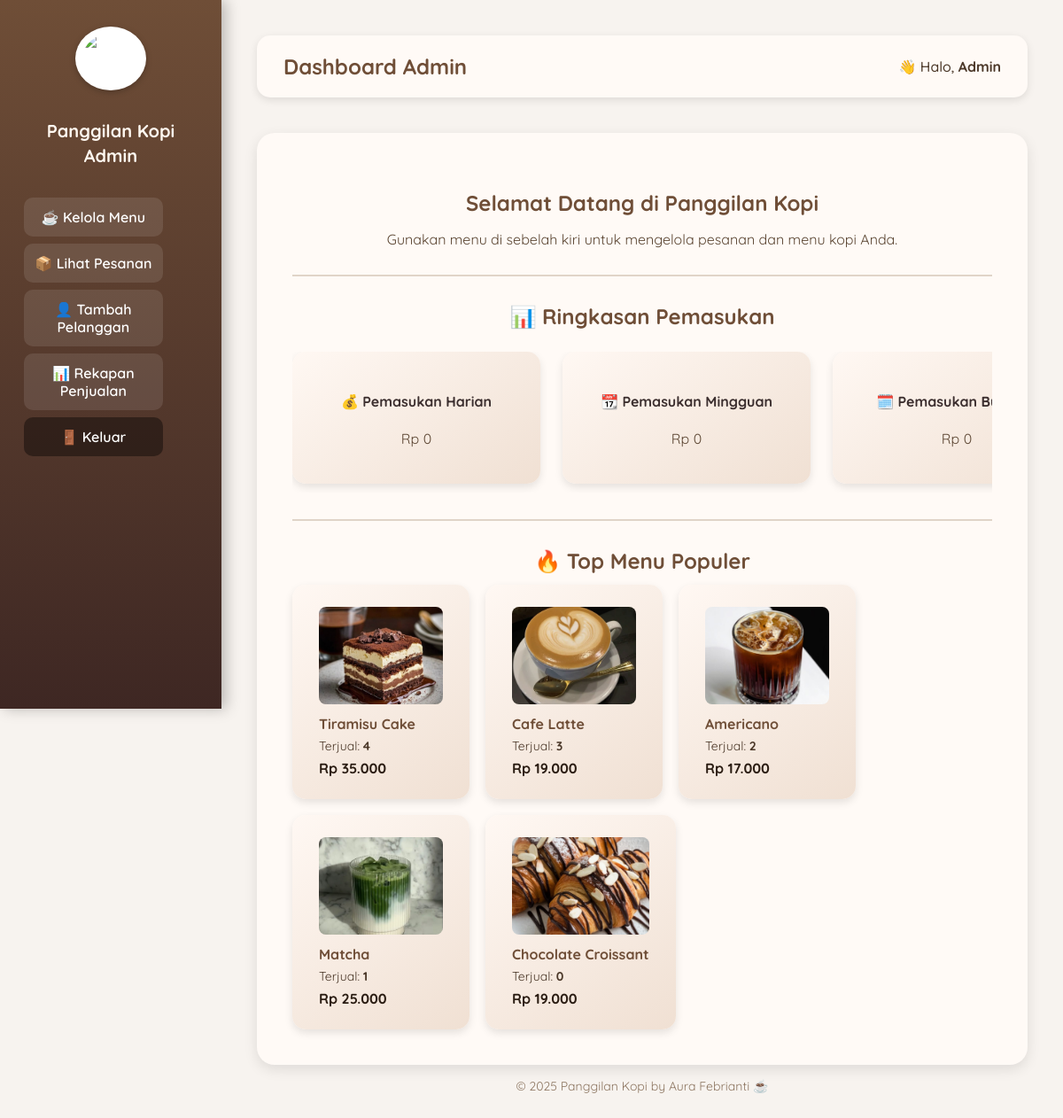
/admin/index.php (signed in), run on the app's committed database.
### tables this page shows
CREATE TABLE `menu` (
  `id` int(11) NOT NULL,
  `name` varchar(100) DEFAULT NULL,
  `category` varchar(50) DEFAULT NULL,
  `price` decimal(10,2) DEFAULT NULL,
  `image` varchar(255) DEFAULT NULL,
  `description` text DEFAULT NULL
);

### admin/index.php (the view, shortened to what this page needs)
<?php
include '../config/db.php';
$harian = mysqli_fetch_assoc(mysqli_query($conn, "
    SELECT SUM(total_price) AS total
    FROM orders
    WHERE DATE(order_date) = CURDATE()
"))['total'] ?? 0;
$mingguan = mysqli_fetch_assoc(mysqli_query($conn, "
    SELECT SUM(total_price) AS total
    FROM orders
    WHERE YEARWEEK(order_date, 1) = YEARWEEK(CURDATE(), 1)
"))['total'] ?? 0;
$bulanan = mysqli_fetch_assoc(mysqli_query($conn, "
    SELECT SUM(total_price) AS total
    FROM orders
    WHERE MONTH(order_date) = MONTH(CURDATE())
    AND YEAR(order_date) = YEAR(CURDATE())
"))['total'] ?? 0;
$popular_query = "
    SELECT m.id, m.name, m.price, m.image, COALESCE(SUM(o.quantity),0) AS total_ordered
    FROM menu m
    LEFT JOIN orders o ON o.menu_id = m.id
    GROUP BY m.id
    ORDER BY total_ordered DESC
    LIMIT 5
";
$popular = mysqli_query($conn, $popular_query);
?>
<!DOCTYPE html>
<html lang="id">
<head>
<link rel="stylesheet" href="assets/style/admin_style.css">
</head>
<body>
<div class="sidebar">
    <img src="https://cdn-icons-png.flaticon.com/512/924/924514.png" alt="Coffee Icon">
    <h2>Panggilan Kopi<br>Admin</h2>
    <div class="menu">
        <a href="menu.php">☕ Kelola Menu</a>
        <a href="orders.php">📦 Lihat Pesanan</a>
        <a href="add_customer.php">👤 Tambah Pelanggan</a>
        <a href="rekapan.php">📊 Rekapan Penjualan</a>
        <a href="../logout.php" class="logout" onclick="return confirm('Anda yakin ingin keluar dari akun?')">🚪 Keluar</a>
    </div>
</div>
<div class="content">
    <header>
        <h2>Dashboard Admin</h2>
        <div class="user-info">
            👋 Halo, <b><?= htmlspecialchars($_SESSION['user']['name']); ?></b>
        </div>
    </header>
    <div class="dashboard-main">
        <h3>Selamat Datang di Panggilan Kopi</h3>
        <p>Gunakan menu di sebelah kiri untuk mengelola pesanan dan menu kopi Anda.</p>
        <hr style="margin: 30px 0; border: 1px solid #e0d4c8;">
        <h3>📊 Ringkasan Pemasukan</h3>
        <div class="cards">
            <div class="card">
                <h4>💰 Pemasukan Harian</h4>
                <p>Rp <?= number_format($harian, 0, ',', '.'); ?></p>
            </div>
            <div class="card">
                <h4>📆 Pemasukan Mingguan</h4>
                <p>Rp <?= number_format($mingguan, 0, ',', '.'); ?></p>
            </div>
            <div class="card">
                <h4>🗓️ Pemasukan Bulanan</h4>
                <p>Rp <?= number_format($bulanan, 0, ',', '.'); ?></p>
            </div>
        </div>
        <hr style="margin: 30px 0; border: 1px solid #e0d4c8;">
        <h3>🔥 Top Menu Populer</h3>
        <div style="display:flex; gap:18px; flex-wrap:wrap; margin-top:12px;">
            <?php if($popular && mysqli_num_rows($popular) > 0): ?>
                <?php while($p = mysqli_fetch_assoc($popular)): ?>
                    <div class="card" style="min-width:200px; max-width:220px; text-align:left;">
                        <?php if (!empty($p['image']) && file_exists('../uploads/menu/'.$p['image'])): ?>
                            <img src="../uploads/menu/<?= htmlspecialchars($p['image']) ?>" alt="<?= htmlspecialchars($p['name']) ?>" style="width:100%; height:110px; object-fit:cover; border-radius:8px; margin-bottom:8px;">
                        <?php else: ?>
                            <div style="width:100%; height:110px; background:#f2e5d9; display:flex;align-items:center;justify-content:center;border-radius:8px;margin-bottom:8px;">No Image</div>
                        <?php endif; ?>
                        <strong style="display:block; margin-bottom:6px; color:#6f4e37;"><?= htmlspecialchars($p['name']) ?></strong>
                        <div style="font-size:14px; color:#4b3829; margin-bottom:6px;">Terjual: <b><?= (int)$p['total_ordered'] ?></b></div>
                        <div style="color:#2b1d13; font-weight:700;">Rp <?= number_format($p['price'],0,',','.') ?></div>
                    </div>
                <?php endwhile; ?>
            <?php else: ?>
                <p>Tidak ada data penjualan.</p>
            <?php endif; ?>
        </div>
    </div>
    <footer>
        &copy; <?= date('Y'); ?> Panggilan Kopi by Aura Febrianti ☕
    </footer>
</div>
</body>
</html>

### admin/assets/style/admin_style.css (style rules this page uses)
* { box-sizing: border-box; }
body { font-family: 'Quicksand', sans-serif; margin: 0; background: #f7f3ef; color: #3c2f2f; display: flex; min-height: 100vh; overflow-y: auto; }
.sidebar { width: 250px; background: linear-gradient(to bottom, #6f4e37, #3e2723); color: white; display: flex; flex-direction: column; align-items: center; padding: 30px 0; box-shadow: 5px 0 15px rgba(0,0,0,0.25); flex-shrink: 0; position: sticky; top: 0; height: 100vh; }
.sidebar img { width: 80px; margin-bottom: 15px; border-radius: 50%; background: #fff; padding: 8px; filter: drop-shadow(0 2px 3px rgba(0,0,0,0.25)); animation: steam 2s infinite ease-in-out; }
.sidebar h2 { font-size: 20px; margin-bottom: 25px; color: #fff8f0; text-align: center; line-height: 1.4; }
.menu a { display: block; width: 80%; margin: 8px 0; padding: 12px; border-radius: 10px; background: rgba(255, 255, 255, 0.1); color: #fff; text-decoration: none; text-align: center; font-weight: 600; transition: 0.3s; }
.logout { background: rgba(0,0,0,0.4) !important; }
.content { flex: 1; padding: 40px; display: flex; flex-direction: column; overflow-y: auto; }
.content header { display: flex; justify-content: space-between; align-items: center; background: #fffaf6; padding: 20px 30px; border-radius: 15px; box-shadow: 0 3px 10px rgba(0,0,0,0.1); flex-wrap: wrap; gap: 10px; }
.content header h2 { color: #6f4e37; margin: 0; }
.content header .user-info { font-weight: 500; color: #4b3829; }
.dashboard-main { margin-top: 40px; background: #fffaf6; border-radius: 20px; box-shadow: 0 5px 15px rgba(0,0,0,0.1); padding: 40px; text-align: center; animation: fadeIn 0.8s ease-in; }
.dashboard-main h3 { color: #6f4e37; margin-bottom: 10px; font-size: 24px; }
.dashboard-main p { font-size: 16px; color: #5c4633; }
.cards { display: flex; flex-direction: row; justify-content: flex-start; align-items: stretch; gap: 25px; margin-top: 25px; overflow-x: auto; padding-bottom: 10px; scroll-behavior: smooth; }
.card { min-width: 280px; max-width: 280px; background: linear-gradient(145deg, #fff8f3, #f0e0d3); padding: 25px 30px; border-radius: 15px; box-shadow: 0 4px 10px rgba(0,0,0,0.1); text-align: center; transition: 0.3s; }
footer { margin-top: auto; text-align: center; padding: 15px; font-size: 14px; color: #8d7661; }

### data on the page
menu: image (picture), name "Tiramisu Cake", total_ordered "4", price "35.000"
menu: image (picture), name "Cafe Latte", total_ordered "3", price "19.000"
menu: image (picture), name "Americano", total_ordered "2", price "17.000"
menu: image (picture), name "Matcha", total_ordered "1", price "25.000"
menu: image (picture), name "Chocolate Croissant", total_ordered "0", price "19.000"

### other printed values
$_SESSION['user']['name'] "Admin"
$harian "0"
$mingguan "0"
$bulanan "0"
